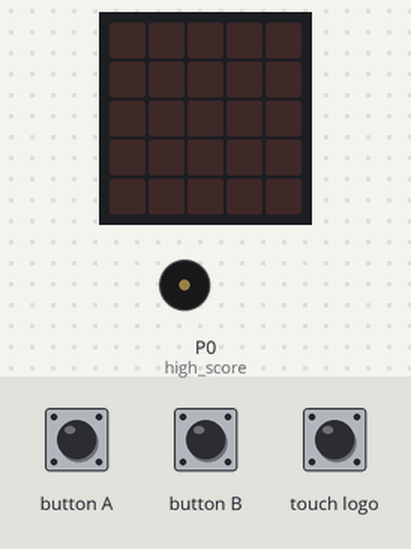
A program run on a simulated BBC micro:bit running MicroPython. On the bench: the board's 5×5 LED display, buzzer (waves = sounding). Inputs (shaded band) come from the test bench. Dim RGB values are drawn brighter than linear; random numbers come from a fixed seed; the 48×5 strip is a reading aid, not a part: it shows the text the display is scrolling, unrolled, one strip-width of it at a time.

Above: at 1.2 s.
1.3 s: button A pressed for 0.15 s
At 3.4 s:
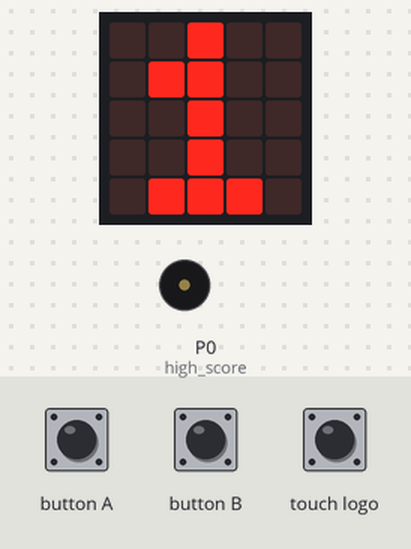
4.3 s: button B pressed for 3.2 s
At 5.6 s:
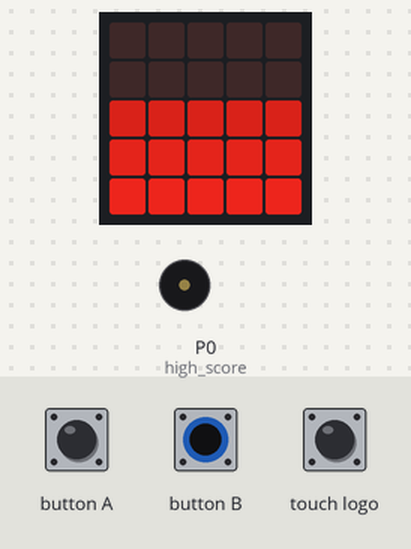
9.0 s: button B pressed for 0.15 s
At 9.12 s:
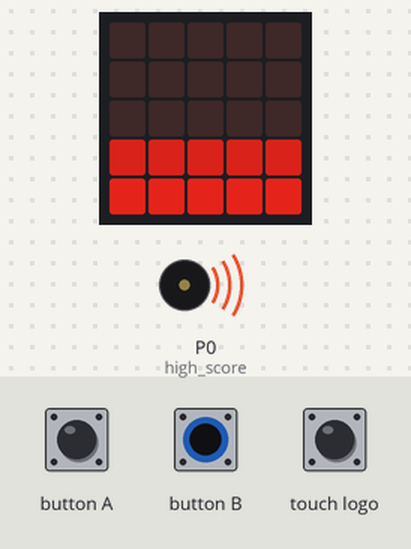
11.0 s: button A pressed for 1 s
At 12.2 s:
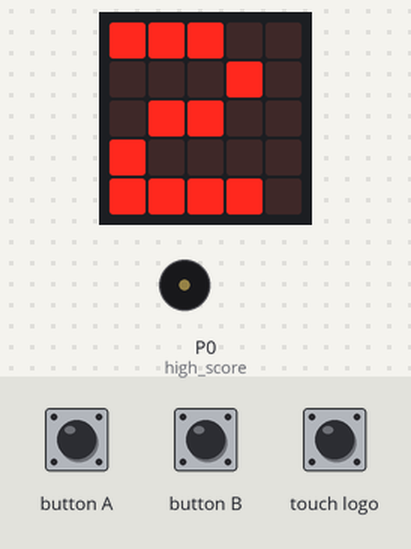
14.0 s: touch logo pressed for 0.15 s
At 15.6 s:
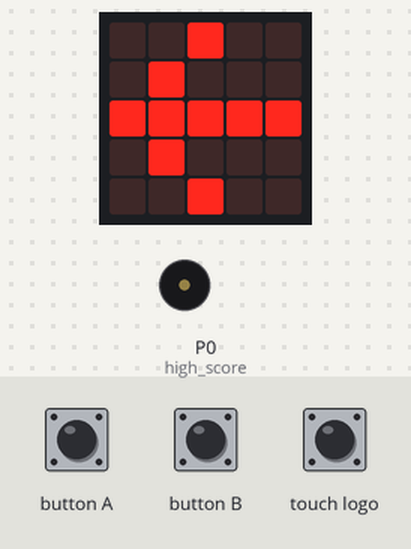
17.1 s: button A pressed for 3.2 s
At 22.8 s:
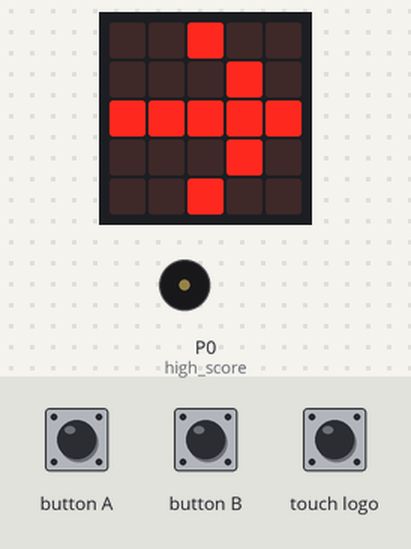
Timing chart, 0 to 25.7 s (numbered marks = the images above; inputs shaded):
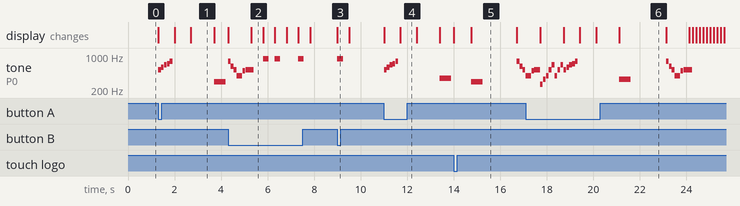

The program:

bop_it.py
```python
from microbit import *
from time import sleep
from random import randint
import math

import music

# The starting time in milliseconds we will wait for a response.
WAIT_START_MS = 1500
# How quickly the wait time reduces. A smaller value means it shortens more quickly.
DECAY_RATE = 50
# Starting sound volume
START_VOLUME = 160
# Maximum volume
MAX_VOLUME = 255
# Number of steps that the volume will change in
VOLUME_STEPS = 5
# Volume indicator image to show
VOLUME_IMAGE = Image("55555:66666:77777:88888:99999")
# Repeat press the button within this time to change the volume, rather than just show it
VOLUME_CHANGE_WAIT = 3000


class Input:
    BUTTON_A = 1
    BUTTON_B = 2
    PIN_LOGO = 3


class Option:
    def __init__(self, prompt, exected, sound):
        self.prompt = prompt
        self.expected = exected
        self.sound = sound


def volume_to_step(volume):
    """Converts an absolute volume (0-255) to a relative step (0-5)."""
    return round((volume / MAX_VOLUME) * VOLUME_STEPS)


def show_volume(step):
    """Displays the current volume."""
    image = VOLUME_IMAGE.shift_down(VOLUME_STEPS - step)
    display.show(image, delay=500, clear=True)


def change_volume(volume):
    """Cycles incrementing the volume, resetting to zero after max."""
    step = volume_to_step(volume)
    new_step = step + 1 if step < VOLUME_STEPS else 0
    new_volume = math.floor((MAX_VOLUME / VOLUME_STEPS) * new_step)
    set_volume(new_volume)
    music.play("A5:2", wait=False)
    show_volume(new_step)
    return new_volume


def create_exponential_decay(inital_value, decay_rate):
    """Creates an exponential decay function.

    Given an initial value (wait time) and decay rate, returns
    a function that exponentially decays over time.
    A smaller decay rate means it decays over a shortened period.
    """

    def exponential_decay(time):
        return inital_value * math.exp(-(1 / decay_rate) * time)

    return exponential_decay


def wait_for_input(wait_for):
    """Waits for an input for a set time.

    Returns the input or None if it timed out.
    """
    start = running_time()
    while True:
        if button_a.is_pressed():
            return Input.BUTTON_A
        elif button_b.is_pressed():
            return Input.BUTTON_B
        elif pin_logo.is_touched():
            return Input.PIN_LOGO

        elapsed = running_time() - start
        if elapsed > wait_for:
            return None


def play(options):
    """Play one round of the game."""
    score = 0

    # Show a starting animation
    display.clear()
    music.play(music.JUMP_UP, wait=False)
    display.show("3")
    sleep(0.7)
    display.show("2")
    sleep(0.7)
    display.show("1")
    sleep(1)

    start = running_time()
    wait_decay = create_exponential_decay(WAIT_START_MS, DECAY_RATE)
    while True:
        elapsed_sec = (running_time() - start) / 1000
        wait_ms = round(wait_decay(elapsed_sec), 4)

        # Pick a random input option
        option = options[randint(0, 2)]
        display.show(option.prompt)
        music.play(option.sound)

        result = wait_for_input(wait_ms)
        if result == option.expected:
            score += 1
            display.clear()
            sleep(round(wait_ms / 2000, 4))
        else:
            music.play(music.POWER_DOWN, wait=False)
            display.show(Image.NO)
            sleep(1)
            break

    return score


def main():
    """Main game loop."""

    volume = START_VOLUME
    options = [
        Option(Image.ARROW_W, Input.BUTTON_A, "D4:4"),
        Option(Image.ARROW_E, Input.BUTTON_B, "E4:4"),
        Option(Image.ARROW_N, Input.PIN_LOGO, "F4:4"),
    ]
    high_score = 0
    set_volume(volume)
    button_b_last_pushed = 0

    while True:
        # Press A to start the game
        if button_a.is_pressed():
            score = play(options)
            # Check if this was a high score
            if score > high_score:
                high_score = score
                music.play(music.PRELUDE, wait=False)
                display.show(Image.HAPPY)
                sleep(1)
                display.scroll("High score: {:d}".format(score), wait=False)
            else:
                display.scroll("Score: {:d}".format(score), wait=False)

        # Press B to show or change volume
        if button_b.is_pressed():
            elapsed = running_time() - button_b_last_pushed
            # Change volume if the button was pushed twice in quick succession
            if elapsed < VOLUME_CHANGE_WAIT:
                volume = change_volume(volume)
            else:
                show_volume(volume_to_step(volume))
            button_b_last_pushed = running_time()


if __name__ == "__main__":
    main()
```

Measured:
- after the input at 1.3 s, tone on P0 (high_score): plays 523 Hz for 0.12 s, 587 Hz for 0.12 s, 659 Hz for 0.12 s, 698 Hz for 0.12 s, 784 Hz for 0.12 s, 294 Hz for 0.49 s, starting at once; the display: first changes at once (image 1 shows a later state)
- after the input at 9.0 s, tone on P0 (high_score): silent → 880 Hz at once, → silent 0.24 s later; the display: changes at once (image 3)
- after the input at 11.0 s, tone on P0 (high_score): plays 523 Hz for 0.12 s, 587 Hz for 0.12 s, 659 Hz for 0.12 s, 698 Hz for 0.12 s, 784 Hz for 0.12 s, 349 Hz for 0.49 s, starting at once; the display: first changes at once (image 4 shows a later state)
- what the display in image 1 shows lasts 1.0 s, from 2.7 s to 3.7 s
- what the display in image 2 shows lasts 0.5 s, from 5.3 s to 5.8 s
- what the display in image 5 shows lasts 1.9 s, from 14.8 s to 16.7 s
